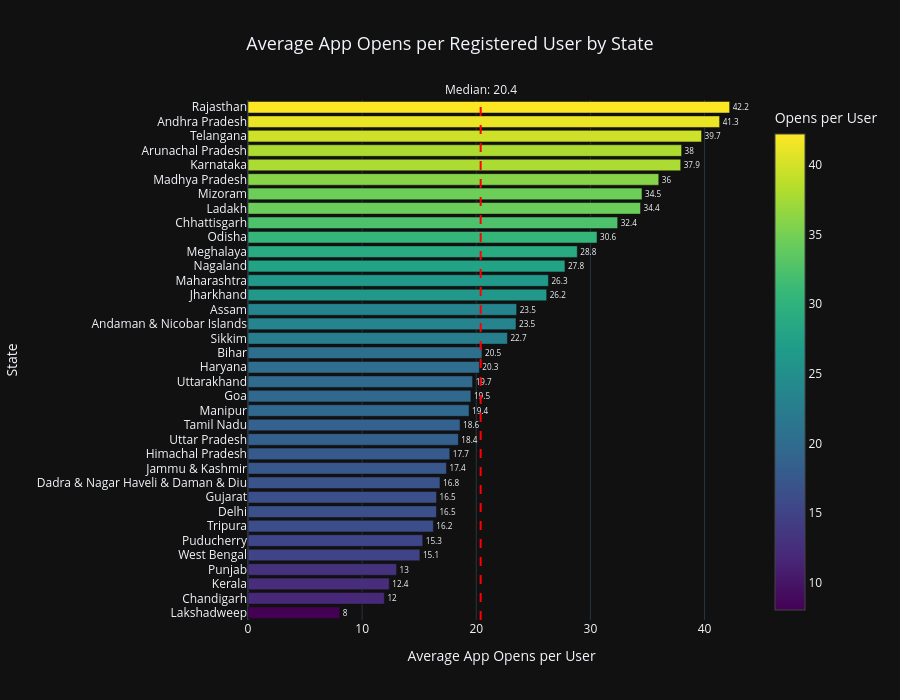

The code cell stored with this chart in its notebook:
### Markdown cell above
### Chart 6 — User Engagement by State
**Chart type:** Horizontal bar chart with color gradient  
**Why this chart:** We have 36 states to compare on a single metric — 
app opens per user. Horizontal bars handle long state names cleanly. 
A color gradient from low to high engagement immediately shows the 
geographic pattern without needing to read every bar carefully.

### Code cell
# ============================================================
# CHART 6 - User Engagement by State
# Shows: Average app opens per registered user across all
#        states -- reveals which states are most engaged
# Insight target: Southern states dominate engagement while
#                 NCR states (Delhi, Gujarat) underperform
# ============================================================

# Sort by engagement for better visual
df_eng_sorted = df_engagement.sort_values('avg_opens_per_user', ascending=True)

fig = go.Figure()

fig.add_trace(
    go.Bar(
        y=df_eng_sorted['state_clean'],
        x=df_eng_sorted['avg_opens_per_user'],
        orientation='h',
        marker=dict(
            color=df_eng_sorted['avg_opens_per_user'],
            colorscale='Viridis',
            showscale=True,
            colorbar=dict(title='Opens per User')
        ),
        text=df_eng_sorted['avg_opens_per_user'].round(1),
        textposition='outside'
    )
)

# Add a vertical line at the median engagement
median_eng = df_engagement['avg_opens_per_user'].median()
fig.add_vline(
    x=median_eng,
    line_dash='dash',
    line_color='red',
    annotation_text=f'Median: {median_eng:.1f}',
    annotation_position='top'
)

fig.update_layout(
    title={
        'text': 'Average App Opens per Registered User by State',
        'font': {'size': 18},
        'x': 0.5
    },
    height=700,
    template='plotly_dark',
    xaxis_title='Average App Opens per User',
    yaxis_title='State'
)

fig.show()

### Figure 1 — Plotly figure (JSON) as saved in the notebook; plotly's stock layout.template omitted (floating-point values rounded to 4 significant figures)
{"data": [{"marker": {"color": [8.04, 11.95, 12.38, 13.02, 15.06, 15.31, 16.24, 16.51, 16.52, 16.82, 17.39, 17.68, 18.43, 18.58, 19.37, 19.53, 19.68, 20.27, 20.5, 22.73, 23.48, 23.54, 26.17, 26.32, 27.77, 28.85, 30.58, 32.39, 34.39, 34.52, 35.99, 37.91, 37.99, 39.74, 41.32, 42.2], "colorbar": {"title": {"text": "Opens per User"}}, "colorscale": [[0, "#440154"], [0.1111, "#482878"], [0.2222, "#3e4989"], [0.3333, "#31688e"], [0.4444, "#26828e"], [0.5556, "#1f9e89"], [0.6667, "#35b779"], [0.7778, "#6ece58"], [0.8889, "#b5de2b"], [1, "#fde725"]], "showscale": true}, "orientation": "h", "text": [8.0, 12.0, 12.4, 13.0, 15.1, 15.3, 16.2, 16.5, 16.5, 16.8, 17.4, 17.7, 18.4, 18.6, 19.4, 19.5, 19.7, 20.3, 20.5, 22.7, 23.5, 23.5, 26.2, 26.3, 27.8, 28.8, 30.6, 32.4, 34.4, 34.5, 36.0, 37.9, 38.0, 39.7, 41.3, 42.2], "textposition": "outside", "type": "bar", "x": [8.04, 11.95, 12.38, 13.02, 15.06, 15.31, 16.24, 16.51, 16.52, 16.82, 17.39, 17.68, 18.43, 18.58, 19.37, 19.53, 19.68, 20.27, 20.5, 22.73, 23.48, 23.54, 26.17, 26.32, 27.77, 28.85, 30.58, 32.39, 34.39, 34.52, 35.99, 37.91, 37.99, 39.74, 41.32, 42.2], "y": ["Lakshadweep", "Chandigarh", "Kerala", "Punjab", "West Bengal", "Puducherry", "Tripura", "Delhi", "Gujarat", "Dadra & Nagar Haveli & Daman & Diu", "Jammu & Kashmir", "Himachal Pradesh", "Uttar Pradesh", "Tamil Nadu", "Manipur", "Goa", "Uttarakhand", "Haryana", "Bihar", "Sikkim", "Andaman & Nicobar Islands", "Assam", "Jharkhand", "Maharashtra", "Nagaland", "Meghalaya", "Odisha", "Chhattisgarh", "Ladakh", "Mizoram", "Madhya Pradesh", "Karnataka", "Arunachal Pradesh", "Telangana", "Andhra Pradesh", "Rajasthan"]}], "layout": {"annotations": [{"showarrow": false, "text": "Median: 20.4", "x": 20.38, "xanchor": "center", "xref": "x", "y": 1, "yanchor": "bottom", "yref": "y domain"}], "height": 700, "shapes": [{"line": {"color": "red", "dash": "dash"}, "type": "line", "x0": 20.38, "x1": 20.38, "xref": "x", "y0": 0, "y1": 1, "yref": "y domain"}], "title": {"font": {"size": 18}, "text": "Average App Opens per Registered User by State", "x": 0.5}, "xaxis": {"title": {"text": "Average App Opens per User"}}, "yaxis": {"title": {"text": "State"}}}}
